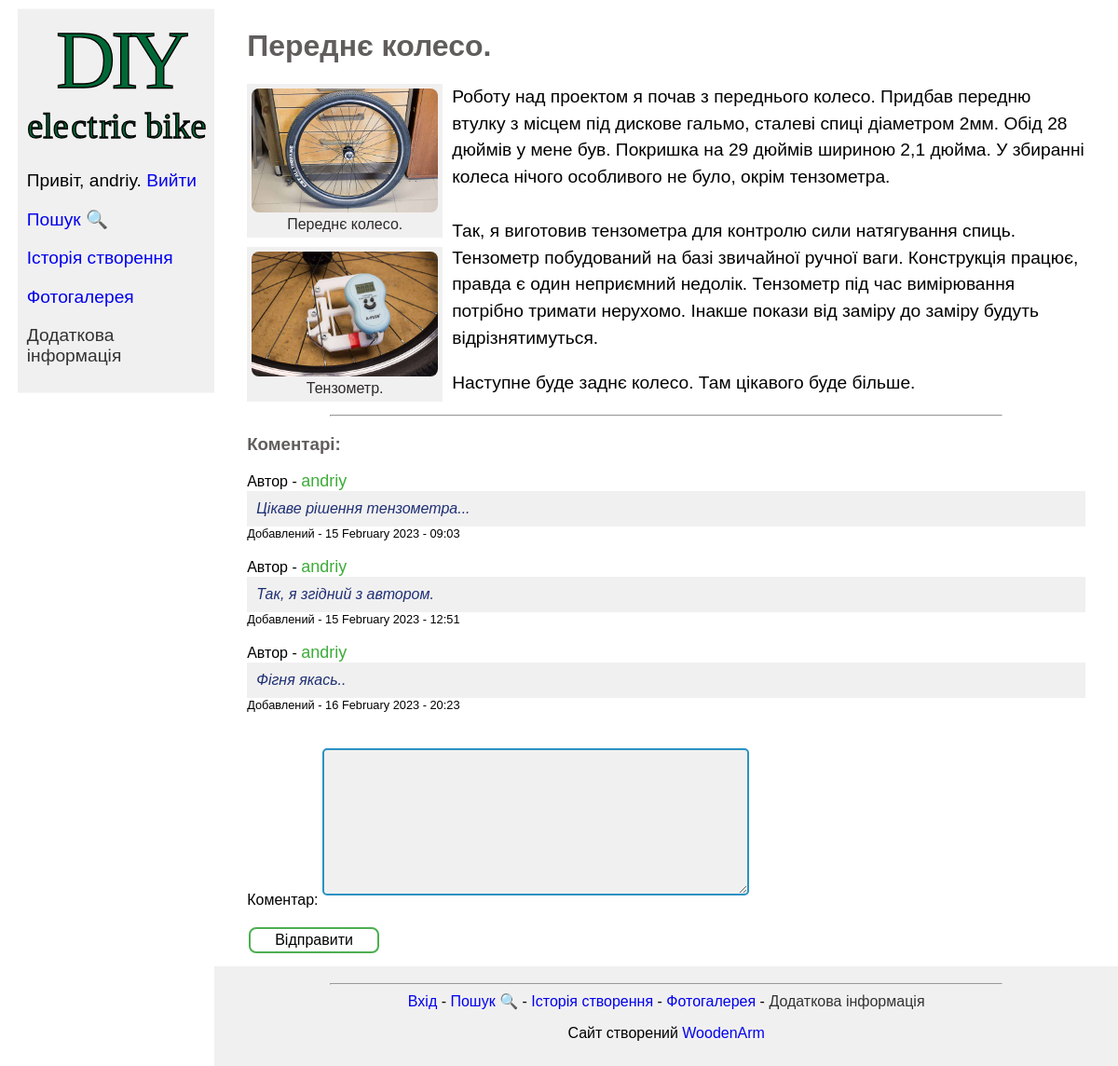
/post/perednye-koleso/ (signed in), run on the app's committed database.
### blog/models.py (models this page shows, shortened)
class Posts(models.Model):
    title = models.CharField(max_length=255)
    content = models.TextField()
    time_create = models.DateTimeField(auto_now_add=True)
    time_update = models.DateTimeField(auto_now=True)
    is_published = models.BooleanField(default=True)
    slug = models.SlugField(max_length=255, unique=True, db_index=True, verbose_name='URL')
    class Meta:
        ordering = ["time_create"]
        verbose_name_plural = "Posts"

class Photos(models.Model):
    title = models.CharField(max_length=200)
    post = models.ForeignKey('Posts', on_delete=models.CASCADE)
    image = models.ImageField(upload_to="photos/", blank=True)
    slug = models.SlugField(max_length=255, unique=True, db_index=True, verbose_name='URL')
    is_published = models.BooleanField(default=True)
    class Meta:
        verbose_name_plural = "Photos"

class Comments(models.Model):
    text = models.TextField(verbose_name='Коментар')
    time_create = models.DateTimeField(auto_now_add=True)
    time_update = models.DateTimeField(auto_now=True)
    owner = models.ForeignKey(User, on_delete=models.PROTECT)
    post = models.ForeignKey('Posts', on_delete=models.CASCADE)
    slug = models.SlugField(max_length=255, db_index=True, blank=True, verbose_name='URL')
    is_published = models.BooleanField(default=True)
    class Meta:
        verbose_name_plural = "Comments"

### blog/views.py (the view)
# urls.py: path('post/<slug:post_slug>/', views.show_post, name='post'),
def show_post(request, post_slug):
    post = get_object_or_404(Posts, slug=post_slug)
    photos = Photos.objects.filter(post__slug=post_slug, is_published=True)
    comment = Comments.objects.filter(post__slug=post_slug, is_published=True)
    if  request.method == "POST":
        form = CommentForm(request.POST)
        if form.is_valid():
            form = form.save(commit=False)
            form.owner = request.user
            form.post = post
            form.save()
            return redirect('blog:post', post_slug)
    else:
        form = CommentForm()
    context = {'post': post, 'photos': photos, 'comments': comment, 'form': form}
    return render(request, 'blog/post.html', context=context)

### blog/forms.py
class CommentForm(forms.ModelForm):
    text = forms.CharField (label='Коментар',  widget=forms.Textarea(attrs={'class': 'myfield'}))
    class Meta:
        model = Comments
        fields = ('text',)

### blog/templates/blog/post.html (shortened to what this page needs)
{% extends 'blog/base.html' %}
{% block content %}
    <h1 class="title">{{ post.title }}</h1>
    {% for i in photos %}
        {% if i.image.url %}
          <div class="tabs">
            <div class="zoom-in"><figure>
              <img src="{{ i.image.url }}">
              <figcaption>{{ i.title }}</figcaption>
            </figure></div>
          </div>
        {% endif %}
    {% endfor %}
    <div class="text">
        {% autoescape off %}
          <p>{{ post.content|linebreaks }}</p>
        {% endautoescape %}
    </div><hr>
  <h3 class="title">Коментарі:</h3>
  {% for comment in comments %}
    Автор - <font size="4" color="#3dac39 ">{{ comment.owner }}</font>
    <div class="comment">{{ comment.text }}</div>
    <div class="comment2">Добавлений - {{ comment.time_create|date:"j E Y - H:i" }}</div><br>
  {% endfor %}
  {% if user.is_authenticated %}
    <form action="" method="post">
      {{ form.as_p }}
      <button class="button button1" type="submit">Відправити</button>
    </form>
  {% else %}
    <div class="comment3">Будь ласка авторизуйтеся  щоб залишити коментар.</div>
  {% endif %}
{% endblock content %}

### blog/templates/blog/base.html (shortened to what this page needs)
{% load static %}
<!DOCTYPE html>
<html lang="en">
<head>
    <link type="text/css" href="{% static 'blog/css/main.css' %}" rel="stylesheet"/>
</head>
<div id="navigation">
    <a href="{% url 'blog:home' %}"><img src="../../static/blog/images/logo2.svg" alt="logo" ></a>
    <p>
        {% if user.is_authenticated %}
            Привіт, {{ user.username }}.
            <a href="{% url 'blog:logout' %}">Вийти</a>
        {% else %}
            <a href="{% url 'blog:register' %}">Реєстрація</a> -
            <a href="{% url 'blog:login' %}">Вхід</a>
        {% endif %}
    </p>
    <p><a href="{% url 'blog:search' %}">Пошук &#128269</a></p>
    <p><a href="{% url 'blog:story' %}">Історія створення</a></p>
    <p><a href="{% url 'blog:photo_gallery' %}">Фотогалерея</a></p>
    <p><a href="">Додаткова інформація</a></p>
</div>
<body>
    <div class="page">
        <main class="content">
            {% block content %}
            {% endblock content %}
        </main>
        <footer class="footer">
            <hr>
            <a href="{% url 'blog:login' %}">Вхід</a> -
            <a href="{% url 'blog:search' %}">Пошук &#128269</a> -
            <a href="{% url 'blog:story' %}">Історія створення</a> -
            <a href="{% url 'blog:photo_gallery' %}">Фотогалерея</a> -
            <a href="">Додаткова інформація</a>
            <p>Сайт створений <a href="{% url 'blog:home' %}">WoodenArm</a></p>
        </footer>
    </div>
</body>
</html>

### blog/static/blog/css/main.css (style rules this page uses)
#navigation { position: sticky; top: 0.5em; left: 0; width: 10em; margin-left: 1em; padding: 0.5em; font: 1.2em "Fira Sans", sans-serif; background-color: #f1f0f0; float: left; }
body { margin: 0; font: 1em "Fira Sans", sans-serif; text-align: left; }
.page { overflow: hidden; display: flex; flex-direction: column; min-height: 100vh; justify-content: flex-start; }
.footer { padding: 10px; margin-top: auto; text-align: center; background-color: #f1f0f0; font: 1em "Fira Sans", sans-serif; }
.content { max-width: 900px; margin: 0 auto; padding: 10px 20px; }
.title { font: "Fira Sans", sans-serif; color: rgb(97, 93, 93); }
.text { font: 1.2em "Fira Sans", sans-serif; line-height: 1.5; }
a:link { text-decoration: none; }
hr { width: 60vw; }
figure { display: inline; padding: 5px; width: 200px; float: left; clear: left; margin: 0 10px 10px 0; text-align: center; background-color: #f1f0f0; }
img { width: 100%; height: 100%; border-radius: 8px; }
figcaption { color: rgb(45, 43, 43); font: 1em "Fira Sans", sans-serif; }
.zoom-in { cursor: -webkit-zoom-in; cursor: zoom-in; }
.comment { padding: 10px; margin-top: auto; text-align: left; background-color: #f1f0f0; font: 1em "Fira Sans", sans-serif; color: rgb(30, 48, 116); font-style: italic; }
.comment2 { font: 0.8em "Fira Sans", sans-serif; font-style: bold; }
.button { background-color: #4CAF50; border: none; color: white; padding: 3px 26px; text-align: center; text-decoration: none; display: inline-block; font-size: 16px; margin: 4px 2px; -webkit-transition-duration: 0.4s; transition-duration: 0.4s; cursor: pointer; border-radius: 8px; }
.button1 { background-color: white; color: black; border: 2px solid #4CAF50; }
.myfield { border: 2px solid #2892c4; border-radius:5px; height:150px; width:450px; margin: 5px 10px 10px 0; font: 1em "Fira Sans", sans-serif; color: rgb(30, 48, 116); font-style: italic; background-color: #f1f0f0; }

### data on the page
Posts: title "Переднє колесо.", content "Роботу над проектом я почав з переднього колесо. Придбав передню втулку з місцем під дискове гальмо, сталеві спиці діаметром 2мм. Обід 28 дюймів у мене був. Покришка на 29 дюймів шириною 2,1 дюйма. У збиранні колеса нічого особливого не було, окрім тензометра. Так, я виготовив тензометра для контролю сили натягування спиць. Тензометр побудований на базі звичайної ручної ваги. Конструкція працює, правда є один неприємний недолік. Тензометр під час вимірювання потрібно тримати нерухомо. Інакше покази від заміру до заміру будуть відрізнятимуться. Наступне буде заднє колесо. Там цікавого буде більше."
Photos: image (picture), title "Переднє колесо."
Photos: image (picture), title "Тензометр."
Comments: owner "andriy", text "Цікаве рішення тензометра...", time_create "15 February 2023 - 09:03"
Comments: owner "andriy", text "Так, я згідний з автором.", time_create "15 February 2023 - 12:51"
Comments: owner "andriy", text "Фігня якась..", time_create "16 February 2023 - 20:23"

### other printed values
{{ user.username }} "andriy"
